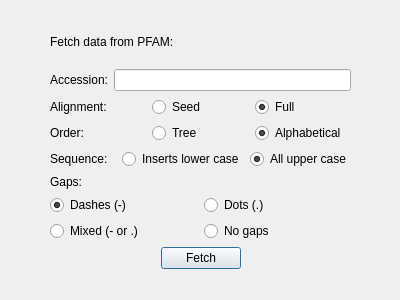
<?xml version="1.0" encoding="UTF-8"?>
<ui version="4.0">
 <class>InputPFAM</class>
 <widget class="QDialog" name="InputPFAM">
  <property name="geometry">
   <rect>
    <x>0</x>
    <y>0</y>
    <width>400</width>
    <height>300</height>
   </rect>
  </property>
  <property name="windowTitle">
   <string>Dialog</string>
  </property>
  <widget class="QWidget" name="">
   <property name="geometry">
    <rect>
     <x>50</x>
     <y>20</y>
     <width>301</width>
     <height>249</height>
    </rect>
   </property>
   <layout class="QVBoxLayout" name="verticalLayout_3">
    <item>
     <widget class="QLabel" name="label_6">
      <property name="text">
       <string>Fetch data from PFAM:</string>
      </property>
     </widget>
    </item>
    <item>
     <layout class="QVBoxLayout" name="verticalLayout_2">
      <item>
       <layout class="QVBoxLayout" name="verticalLayout">
        <item>
         <layout class="QHBoxLayout" name="horizontalLayout_6">
          <item>
           <widget class="QLabel" name="label_5">
            <property name="text">
             <string>Accession:</string>
            </property>
           </widget>
          </item>
          <item>
           <widget class="QLineEdit" name="txtAccession"/>
          </item>
         </layout>
        </item>
        <item>
         <layout class="QHBoxLayout" name="horizontalLayout">
          <item>
           <widget class="QLabel" name="label">
            <property name="text">
             <string>Alignment:</string>
            </property>
           </widget>
          </item>
          <item>
           <widget class="QRadioButton" name="radioButton">
            <property name="text">
             <string>Seed</string>
            </property>
            <property name="checked">
             <bool>false</bool>
            </property>
            <attribute name="buttonGroup">
             <string notr="true">buttonGroup</string>
            </attribute>
           </widget>
          </item>
          <item>
           <widget class="QRadioButton" name="radioButton_2">
            <property name="text">
             <string>Full</string>
            </property>
            <property name="checked">
             <bool>true</bool>
            </property>
            <attribute name="buttonGroup">
             <string notr="true">buttonGroup</string>
            </attribute>
           </widget>
          </item>
         </layout>
        </item>
        <item>
         <layout class="QHBoxLayout" name="horizontalLayout_2">
          <item>
           <widget class="QLabel" name="label_2">
            <property name="text">
             <string>Order:</string>
            </property>
           </widget>
          </item>
          <item>
           <widget class="QRadioButton" name="radioButton_3">
            <property name="text">
             <string>Tree</string>
            </property>
            <attribute name="buttonGroup">
             <string notr="true">buttonGroup_2</string>
            </attribute>
           </widget>
          </item>
          <item>
           <widget class="QRadioButton" name="radioButton_4">
            <property name="text">
             <string>Alphabetical</string>
            </property>
            <property name="checked">
             <bool>true</bool>
            </property>
            <attribute name="buttonGroup">
             <string notr="true">buttonGroup_2</string>
            </attribute>
           </widget>
          </item>
         </layout>
        </item>
        <item>
         <layout class="QHBoxLayout" name="horizontalLayout_3">
          <item>
           <widget class="QLabel" name="label_3">
            <property name="text">
             <string>Sequence:</string>
            </property>
           </widget>
          </item>
          <item>
           <widget class="QRadioButton" name="radioButton_5">
            <property name="text">
             <string>Inserts lower case</string>
            </property>
            <attribute name="buttonGroup">
             <string notr="true">buttonGroup_3</string>
            </attribute>
           </widget>
          </item>
          <item>
           <widget class="QRadioButton" name="radioButton_6">
            <property name="text">
             <string>All upper case</string>
            </property>
            <property name="checked">
             <bool>true</bool>
            </property>
            <attribute name="buttonGroup">
             <string notr="true">buttonGroup_3</string>
            </attribute>
           </widget>
          </item>
         </layout>
        </item>
        <item>
         <widget class="QLabel" name="label_4">
          <property name="text">
           <string>Gaps:</string>
          </property>
         </widget>
        </item>
        <item>
         <layout class="QHBoxLayout" name="horizontalLayout_4">
          <item>
           <widget class="QRadioButton" name="radioButton_7">
            <property name="text">
             <string>Dashes (-)</string>
            </property>
            <property name="checked">
             <bool>true</bool>
            </property>
            <attribute name="buttonGroup">
             <string notr="true">buttonGroup_4</string>
            </attribute>
           </widget>
          </item>
          <item>
           <widget class="QRadioButton" name="radioButton_8">
            <property name="text">
             <string>Dots (.)</string>
            </property>
            <attribute name="buttonGroup">
             <string notr="true">buttonGroup_4</string>
            </attribute>
           </widget>
          </item>
         </layout>
        </item>
        <item>
         <layout class="QHBoxLayout" name="horizontalLayout_5">
          <item>
           <widget class="QRadioButton" name="radioButton_9">
            <property name="text">
             <string>Mixed (- or .)</string>
            </property>
            <attribute name="buttonGroup">
             <string notr="true">buttonGroup_4</string>
            </attribute>
           </widget>
          </item>
          <item>
           <widget class="QRadioButton" name="radioButton_10">
            <property name="text">
             <string>No gaps</string>
            </property>
            <attribute name="buttonGroup">
             <string notr="true">buttonGroup_4</string>
            </attribute>
           </widget>
          </item>
         </layout>
        </item>
       </layout>
      </item>
      <item>
       <layout class="QHBoxLayout" name="horizontalLayout_7">
        <item>
         <spacer name="horizontalSpacer">
          <property name="orientation">
           <enum>Qt::Horizontal</enum>
          </property>
          <property name="sizeHint" stdset="0">
           <size>
            <width>40</width>
            <height>20</height>
           </size>
          </property>
         </spacer>
        </item>
        <item>
         <widget class="QPushButton" name="btnFetch">
          <property name="text">
           <string>Fetch</string>
          </property>
         </widget>
        </item>
        <item>
         <spacer name="horizontalSpacer_2">
          <property name="orientation">
           <enum>Qt::Horizontal</enum>
          </property>
          <property name="sizeHint" stdset="0">
           <size>
            <width>40</width>
            <height>20</height>
           </size>
          </property>
         </spacer>
        </item>
       </layout>
      </item>
     </layout>
    </item>
   </layout>
  </widget>
  <zorder>label</zorder>
  <zorder>label_2</zorder>
  <zorder>label_3</zorder>
  <zorder>label_4</zorder>
  <zorder>radioButton</zorder>
  <zorder>radioButton_2</zorder>
  <zorder>radioButton_3</zorder>
  <zorder>radioButton_4</zorder>
  <zorder>radioButton_5</zorder>
  <zorder>radioButton_6</zorder>
  <zorder>radioButton_7</zorder>
  <zorder>radioButton_8</zorder>
  <zorder>radioButton_9</zorder>
  <zorder>radioButton_10</zorder>
  <zorder></zorder>
  <zorder>label_5</zorder>
  <zorder>txtAccession</zorder>
  <zorder>btnFetch</zorder>
  <zorder>horizontalSpacer</zorder>
  <zorder>horizontalSpacer_2</zorder>
  <zorder></zorder>
  <zorder></zorder>
  <zorder>label_6</zorder>
 </widget>
 <resources/>
 <connections/>
 <buttongroups>
  <buttongroup name="buttonGroup"/>
  <buttongroup name="buttonGroup_2"/>
  <buttongroup name="buttonGroup_3"/>
  <buttongroup name="buttonGroup_4"/>
 </buttongroups>
</ui>
